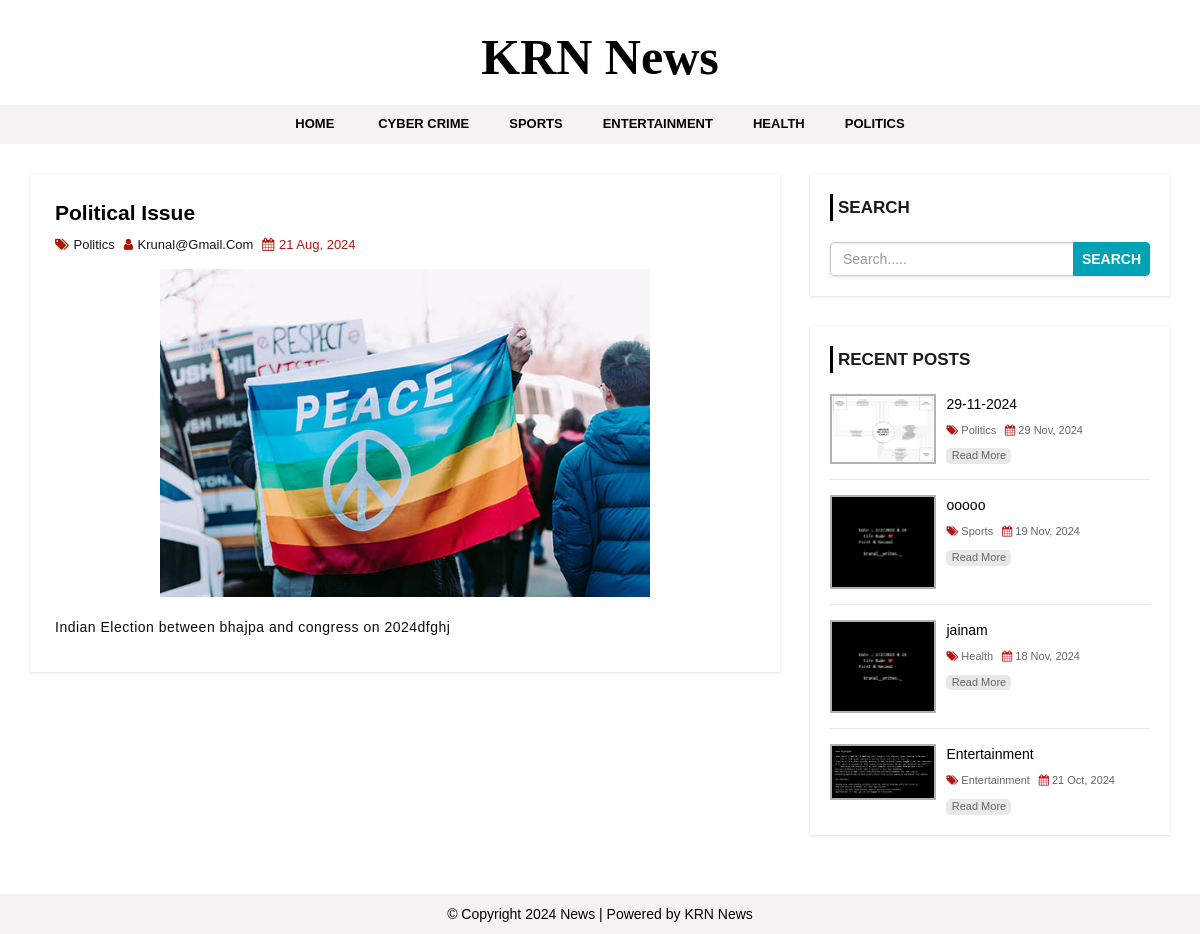
Screenshot of /single.php?id=2 with the database file from the repository.
### tables this page shows
CREATE TABLE `settings` (
  `id` int(11) NOT NULL,
  `websitename` varchar(60) NOT NULL,
  `logo` varchar(50) NOT NULL,
  `footerdesc` varchar(255) NOT NULL
);

CREATE TABLE `category` (
  `category_id` int(11) NOT NULL,
  `category_name` varchar(100) NOT NULL,
  `post` int(11) NOT NULL DEFAULT 0
);

CREATE TABLE `post` (
  `post_id` int(11) NOT NULL,
  `title` varchar(100) NOT NULL,
  `description` text NOT NULL,
  `category` varchar(100) NOT NULL,
  `post_date` varchar(50) NOT NULL,
  `author` int(11) NOT NULL,
  `post_img` varchar(100) NOT NULL
);

CREATE TABLE `user` (
  `user_id` int(10) UNSIGNED NOT NULL,
  `first_name` varchar(30) NOT NULL,
  `last_name` varchar(30) NOT NULL,
  `username` varchar(30) DEFAULT NULL,
  `password` varchar(40) DEFAULT NULL,
  `role` int(11) NOT NULL,
  `resettoken` varchar(255) NOT NULL,
  `resettokenexpired` date DEFAULT NULL
);

### config.php (called while the page is built, shortened)
<?php
$hostname = "http://localhost/news-site";
?>

### single.php (the view)
<?php include 'header.php'; ?>
    <div id="main-content">
        <div class="container">
            <div class="row">
                <div class="col-md-8">
                    <div class="post-container">
                      <?php
                        include "config.php";
                        $post_id = $_GET['id'];
                        $sql = "SELECT post.post_id, post.title, post.description,post.post_date,post.author,
                        category.category_name,user.username,post.category,post.post_img FROM post
                        LEFT JOIN category ON post.category = category.category_id
                        LEFT JOIN user ON post.author = user.user_id
                        WHERE post.post_id = {$post_id}";
                        $result = mysqli_query($conn, $sql) or die("Query Failed.");
                        if(mysqli_num_rows($result) > 0){
                          while($row = mysqli_fetch_assoc($result)) {
                      ?>
                        <div class="post-content single-post">
                            <h3><?php echo $row['title']; ?></h3>
                            <div class="post-information">
                                <span>
                                    <i class="fa fa-tags" aria-hidden="true"></i>
                                    <a href='category.php?cid=<?php echo $row['category']; ?>'><?php echo $row['category_name']; ?></a>
                                </span>
                                <span>
                                    <i class="fa fa-user" aria-hidden="true"></i>
                                    <a href='author.php?aid=<?php echo $row['author']; ?>'><?php echo $row['username']; ?></a>
                                </span>
                                <span>
                                    <i class="fa fa-calendar" aria-hidden="true"></i>
                                    <?php echo $row['post_date']; ?>
                                </span>
                            </div>
                            <img class="single-feature-image" src="admin/upload/<?php echo $row['post_img']; ?>" alt=""/>
                            <p class="description">
                                <?php echo $row['description']; ?>
                            </p>
                        </div>
                        <?php
                          }
                        }else{
                          echo "<h2>No Record Found.</h2>";
                        }
                        ?>
                    </div>
                </div>
                <?php include 'sidebar.php'; ?>
            </div>
        </div>
    </div>
<?php include 'footer.php'; ?>

### header.php (shortened to what this page needs)
<?php
  include "config.php";
?>
<!DOCTYPE html>
<html lang="en">
<head>
    <link rel="stylesheet" href="css/bootstrap.min.css"/>
    <link rel="stylesheet" href="css/font-awesome.css">
    <link rel="stylesheet" href="css/style.css">
</head>
<body>
<div id="header">
    <div class="container">
        <div class="row">
            <div class=" col-md-offset-4 col-md-4">
              <?php
                include "config.php";
                $sql = "SELECT * FROM settings";
                $result = mysqli_query($conn, $sql) or die("Query Failed.");
                if(mysqli_num_rows($result) > 0){
                  while($row = mysqli_fetch_assoc($result)) {
                    if($row['logo'] == ""){
                      echo '<a href="index.php"><h1>'.$row['websitename'].'</h1></a>';
                    }else{
                        echo '<a href="index.php"><h1 style="font-weight: bold !important; font-family: Times New Roman, Times, serif; font-size:50px; color: black;">'.$row['websitename'].'</h1></a>';
                    }
                  }
                }
                ?>
            </div>
        </div>
    </div>
</div>
<div id="menu-bar">
    <div class="container">
        <div class="row">
            <div class="col-md-12">
              <?php
                include "config.php";
                $sql = "SELECT * FROM category WHERE post > 0";
                $result = mysqli_query($conn, $sql) or die("Query Failed. : Category");
                if(mysqli_num_rows($result) > 0){
                  $active = "";
              ?>
                <ul class='menu'>
                  <li><a href='<?php echo $hostname; ?>'>Home</a></li>
                  <?php while($row = mysqli_fetch_assoc($result)) {
                    echo "<li><a class='{$active}' href='category.php?cid={$row['category_id']}'>{$row['category_name']}</a></li>";
                  } ?>
                </ul>
                <?php } ?>
            </div>
        </div>
    </div>
</div>

### sidebar.php
<div id="sidebar" class="col-md-4">
    <div class="search-box-container">
        <h4>Search</h4>
        <form class="search-post" action="search.php" method ="GET">
            <div class="input-group">
                <input type="text" name="search" class="form-control" placeholder="Search.....">
                <span class="input-group-btn">
                    <button type="submit" class="btn btn-danger">Search</button>
                </span>
            </div>
        </form>
    </div>
    <div class="recent-post-container">
        <h4>Recent Posts</h4>
        <?php
        include "config.php";
        $limit = 4;
        $sql = "SELECT post.post_id, post.title, post.post_date,
        category.category_name,post.category,post.post_img FROM post
        LEFT JOIN category ON post.category = category.category_id
        ORDER BY post.post_id DESC LIMIT {$limit}";
        $result = mysqli_query($conn, $sql) or die("Query Failed. : Recent Post");
        if(mysqli_num_rows($result) > 0){
          while($row = mysqli_fetch_assoc($result)) {
      ?>
        <div class="recent-post">
            <a class="post-img" href="single.php?id=<?php echo $row['post_id']; ?>">
                <img src="admin/upload/<?php echo $row['post_img']; ?>" alt=""/>
            </a>
            <div class="post-content">
                <h5><a href="single.php?id=<?php echo $row['post_id']; ?>"><?php echo $row['title']; ?></a></h5>
                <span>
                    <i class="fa fa-tags" aria-hidden="true"></i>
                    <a href='category.php?cid=<?php echo $row['category']; ?>'><?php echo $row['category_name']; ?></a>
                </span>
                <span>
                    <i class="fa fa-calendar" aria-hidden="true"></i>
                    <?php echo $row['post_date']; ?>
                </span>
                <a class="read-more" href="single.php?id=<?php echo $row['post_id']; ?>">read more</a>
            </div>
        </div>
    <?php
      }
    }
    ?>
    </div>
</div>

### footer.php
<div id ="footer">
    <div class="container">
        <div class="row">
            <div class="col-md-12">
              <?php
                include "config.php";
                $sql = "SELECT * FROM settings";
                $result = mysqli_query($conn, $sql) or die("Query Failed.");
                if(mysqli_num_rows($result) > 0){
                  while($row = mysqli_fetch_assoc($result)) {
              ?>
                <span><?php echo $row['footerdesc']; ?></span>
              <?php
                }
              }
              ?>
            </div>
        </div>
    </div>
</div>
</body>
</html>

### css/style.css (style rules this page uses)
body { background: #ffffff; font-family: verdana, sans-serif,arial,Helvetica; }
a, a:hover, a:focus { text-decoration: none; outline: none; }
ul { margin:0; padding:0; list-style:none; }
form { background: #fff; padding: 25px; box-shadow:0 1px 3px rgba(0, 0, 0, 0.13); }
#header { background: #ffffff; text-align: center; padding: 10px; }
#menu-bar { background: rgba(247, 242, 242, 0.977); text-align: center; position: sticky; top: 0; z-index: 999; }
#menu-bar .menu > li { display: inline-block; }
.menu > li > a { padding: 10px 20px; display: block; text-transform: uppercase; color: #000000; font-size: 13px; font-weight:600; transition:all 0.5s ease 0s; }
#main-content { padding: 30px 0; min-height: 750px; }
#main-content .post-container { background-color: #fff; padding: 25px; box-shadow: 0 1px 3px rgba(0, 0, 0, 0.13); }
#main-content .post-content { border-bottom: 1px solid #d1d1d1; padding: 0 0 30px; margin-bottom:30px; }
#main-content .post-content img { width: 100%; }
#main-content .post-content h3 { font-size: 21px; line-height: 28px; font-weight: 600; margin: 0 0 7px; }
#main-content .post-content .post-information span { color: #ab0404ee; font-size: 13px; text-transform: capitalize; margin: 0 5px 5px 0; display: inline-block; }
#main-content .post-content .post-information i { color: #aa1805; margin-right: 1px; }
#main-content .post-content .post-information a { color: #181717; text-decoration: none; }
#main-content .post-content p, #main-content .single-post p { color: #0e0d0d; font-size: 14px; letter-spacing: 0.5px; margin:0 0 10px; }
#main-content .post-content a.read-more { color: #fff; background-color: #01a2b4; font-size: 12px; text-transform: capitalize; padding: 3px 8px; border-radius: 5px; transition: all 0.3s; }
#main-content .single-post { border: none; margin-bottom: 0; padding-bottom: 0; }
#main-content .single-post h3 { color: #000000; }
#main-content .single-post .post-information { margin: 0 0 10px; }
#main-content .single-post p { text-align: justify; }
#main-content .single-post img.single-feature-image { width: 70%; margin: 0 auto 20px; display: block; }
i.fa { color:#222; }
#sidebar h4 { color: #1A1A1A; font-size: 17px; line-height: 27px; font-weight:600; text-transform: uppercase; padding: 0 0 0 5px; margin: 0 0 21px; border-left: 3px solid #000000; }
#sidebar .search-box-container { background-color: #fff; padding: 20px; margin: 0 0 30px; box-shadow: 0 1px 3px rgba(0, 0, 0, 0.13); }
#sidebar .search-post { padding: 0; }
#sidebar .search-post input { color: #606060; }
#sidebar .search-post .btn { font-weight: 600; text-transform: uppercase; padding: 6px 8px; background-color: #01a2b4; border-color: #01a2b4; outline: none; }
#sidebar .recent-post-container { padding: 20px; background: #fff; box-shadow: 0 1px 3px rgba(0, 0, 0, 0.13); }
#sidebar .recent-post { border-bottom: 1px solid #e7e7e7; padding: 0 0 15px; margin: 0 0 15px; }
#sidebar .recent-post:last-child { margin: 0; padding: 0; border: none; }
#sidebar .recent-post .post-img { display: inline-block; width: 33%; border: 2px solid rgba(0,0,0,0.3); vertical-align: top; transition: border .3s; }
#sidebar .recent-post .post-img img { width: 100%; }
#sidebar .recent-post .post-content { width: 65%; display: inline-block; border: none; padding: 0 0 0 7px; margin: 0; }
#sidebar .recent-post h5 { font-size: 14px; line-height: 20px; margin: 0 0 5px; }
#sidebar .recent-post h5 a { color: black; }
#sidebar .recent-post span { color: #666; font-size: 11px; display: inline-block; margin: 0 5px 10px 0; }
#sidebar .recent-post span a { color: #666; }
#sidebar .recent-post span i { color: #ab0404ee; }
#sidebar .recent-post a.read-more { color: #666; background-color: rgba(0,0,0,0.09); width: 65px; font-size: 11px; text-align: center; padding: 0; display: block; transition: all 0.3s; }
#footer { color: black; padding: 10px 0; text-align:center; background-color:rgba(247, 242, 242, 0.977); }
#log,img { width:135px; }

### rows the page displays
settings: websitename "KRN News", footerdesc "© Copyright 2024 News | Powered by KRN News"
category: category_name "CYBER CRIME"
category: category_name "SPORTS"
category: category_name "ENTERTAINMENT"
category: category_name "HEALTH"
category: category_name "POLITICS"
post: title "Political Issue", category.category_name "Politics", user.username "Krunal@gmail.com", post_date "21 Aug, 2024", post_img (picture), description "Indian Election between bhajpa and congress on 2024dfghj"
post: post_img (placeholder picture), title "29-11-2024", category.category_name "Politics", post_date "29 Nov, 2024"
post: post_img (picture), title "ooooo", category.category_name "Sports", post_date "19 Nov, 2024"
post: post_img (picture), title "jainam", category.category_name "Health", post_date "18 Nov, 2024"
post: post_img (picture), title "Entertainment", category.category_name "Entertainment", post_date "21 Oct, 2024"
